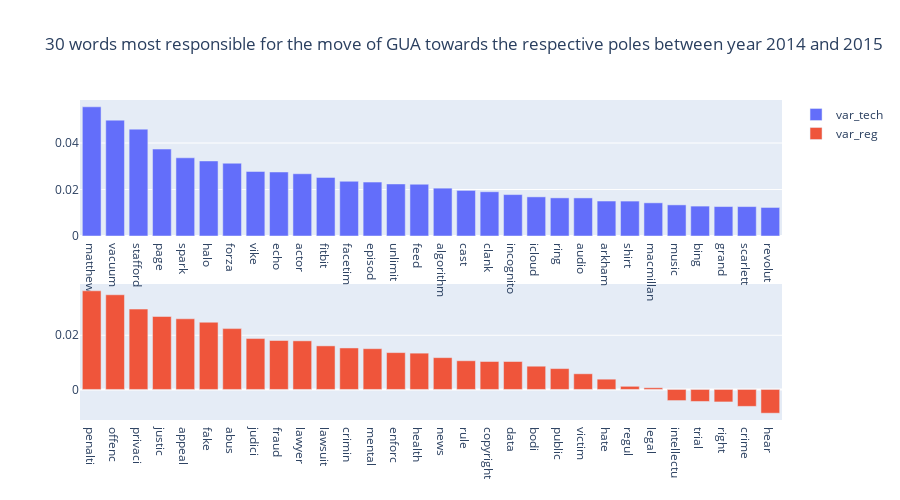

Write notebook code for a chart like this one.
### Code cell
project_variation_on_axis('GUA', 2014, df, 30)

### Figure 1 — Plotly figure (JSON) as saved in the notebook; plotly's stock layout.template omitted (floating-point values rounded to 4 significant figures)
{"data": [{"name": "var_tech", "type": "bar", "x": ["matthew", "vacuum", "stafford", "page", "spark", "halo", "forza", "vike", "echo", "actor", "fitbit", "facetim", "episod", "unlimit", "feed", "algorithm", "cast", "clank", "incognito", "icloud", "ring", "audio", "arkham", "shirt", "macmillan", "music", "bing", "grand", "scarlett", "revolut"], "xaxis": "x", "y": [0.0556, 0.04986, 0.04599, 0.03741, 0.03365, 0.0323, 0.03131, 0.02777, 0.02755, 0.02679, 0.02522, 0.02355, 0.0232, 0.0224, 0.02228, 0.02059, 0.01962, 0.01905, 0.01782, 0.01684, 0.01641, 0.01639, 0.01505, 0.01503, 0.01428, 0.01339, 0.01287, 0.01267, 0.01266, 0.01229], "yaxis": "y"}, {"name": "var_reg", "type": "bar", "x": ["penalti", "offenc", "privaci", "justic", "appeal", "fake", "abus", "judici", "fraud", "lawyer", "lawsuit", "crimin", "mental", "enforc", "health", "news", "rule", "copyright", "data", "bodi", "public", "victim", "hate", "regul", "legal", "intellectu", "trial", "right", "crime", "hear"], "xaxis": "x2", "y": [0.03642, 0.03495, 0.02967, 0.02694, 0.02609, 0.02482, 0.02246, 0.01879, 0.01807, 0.01795, 0.01609, 0.01532, 0.01505, 0.0136, 0.0134, 0.01174, 0.0106, 0.01032, 0.01032, 0.008579, 0.007704, 0.005781, 0.003788, 0.001159, 0.0006197, -0.004109, -0.004438, -0.004612, -0.006255, -0.008773], "yaxis": "y2"}], "layout": {"height": 500, "title": {"text": "30 words most responsible for the move of GUA towards the respective poles between year 2014 and 2015"}, "xaxis": {"anchor": "y", "domain": [0, 1]}, "xaxis2": {"anchor": "y2", "domain": [0, 1]}, "yaxis": {"anchor": "x", "domain": [0.575, 1]}, "yaxis2": {"anchor": "x2", "domain": [0, 0.425]}}}
